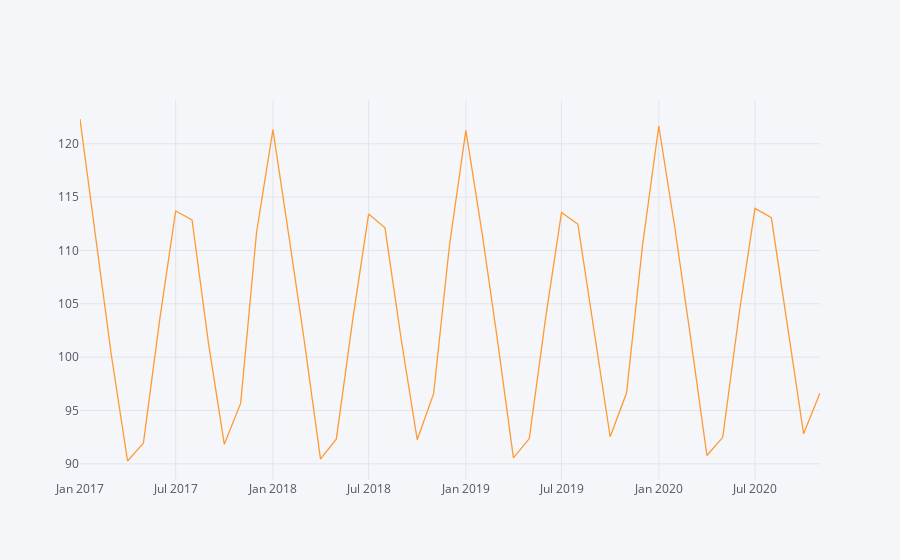

Write notebook code for a chart like this one.
### Code cell
future_forecast1 = pd.DataFrame(future_forecast, index = test.index, columns = ['Prediction'])
future_forecast1.iplot()

### Figure 1 — Plotly figure (JSON) as saved in the notebook; plotly's stock layout.template omitted (floating-point values rounded to 4 significant figures)
{"data": [{"line": {"color": "rgba(255, 153, 51, 1.0)", "dash": "solid", "shape": "linear", "width": 1.3}, "mode": "lines", "name": "Prediction", "text": "", "type": "scatter", "x": ["2017-01-01", "2017-02-01", "2017-03-01", "2017-04-01", "2017-05-01", "2017-06-01", "2017-07-01", "2017-08-01", "2017-09-01", "2017-10-01", "2017-11-01", "2017-12-01", "2018-01-01", "2018-02-01", "2018-03-01", "2018-04-01", "2018-05-01", "2018-06-01", "2018-07-01", "2018-08-01", "2018-09-01", "2018-10-01", "2018-11-01", "2018-12-01", "2019-01-01", "2019-02-01", "2019-03-01", "2019-04-01", "2019-05-01", "2019-06-01", "2019-07-01", "2019-08-01", "2019-09-01", "2019-10-01", "2019-11-01", "2019-12-01", "2020-01-01", "2020-02-01", "2020-03-01", "2020-04-01", "2020-05-01", "2020-06-01", "2020-07-01", "2020-08-01", "2020-09-01", "2020-10-01", "2020-11-01"], "y": [122.3, 110.6, 100.3, 90.27, 91.95, 103.6, 113.7, 112.9, 101.3, 91.83, 95.69, 111.7, 121.3, 111.1, 101.6, 90.44, 92.34, 103.5, 113.4, 112.1, 101.6, 92.26, 96.57, 110.5, 121.3, 111.5, 101.9, 90.55, 92.37, 103.7, 113.6, 112.5, 102.2, 92.54, 96.64, 110.4, 121.7, 111.9, 101.9, 90.78, 92.49, 104.1, 113.9, 113.1, 102.7, 92.82, 96.65]}], "layout": {"legend": {"bgcolor": "#F5F6F9", "font": {"color": "#4D5663"}}, "paper_bgcolor": "#F5F6F9", "plot_bgcolor": "#F5F6F9", "title": {"font": {"color": "#4D5663"}}, "xaxis": {"gridcolor": "#E1E5ED", "showgrid": true, "tickfont": {"color": "#4D5663"}, "title": {"font": {"color": "#4D5663"}, "text": ""}, "zerolinecolor": "#E1E5ED"}, "yaxis": {"gridcolor": "#E1E5ED", "showgrid": true, "tickfont": {"color": "#4D5663"}, "title": {"font": {"color": "#4D5663"}, "text": ""}, "zerolinecolor": "#E1E5ED"}}}
